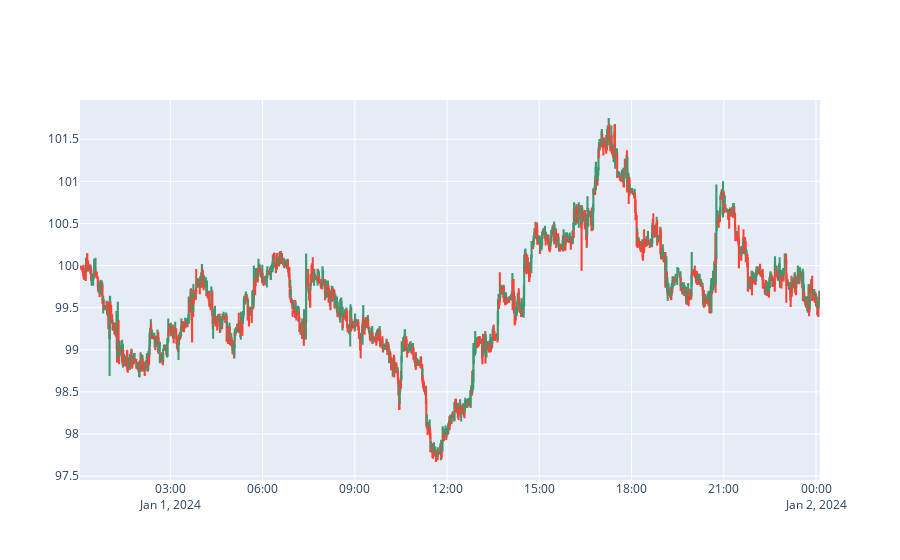

Notebook code for this chart:
### Code cell
df_trades = pd.DataFrame(data=[(t.timestamp, t.price, t.amount) for t in all_trades], columns=['timestamp', 'price', 'amount']).set_index('timestamp')
df_resampled_trades = df_trades.resample('30s')['price'].agg(['first', 'max', 'min', 'last'])

fig = go.Figure(data=[go.Candlestick(x=df_resampled_trades.index,
                open=df_resampled_trades['first'],
                high=df_resampled_trades['max'],
                low=df_resampled_trades['min'],
                close=df_resampled_trades['last'])])

fig.update_layout(yaxis=dict(fixedrange=False), dragmode='zoom', xaxis_rangeslider_visible=False)
fig.show()

### Figure 1 — Plotly figure (JSON) as saved in the notebook; plotly's stock layout.template omitted (floating-point values rounded to 4 significant figures; data arrays with more than 128 entries replaced by an {"elided": "..."} marker saying what was removed)
{"data": [{"close": {"elided": "2888 float values"}, "high": {"elided": "2888 float values"}, "low": {"elided": "2888 float values"}, "open": {"elided": "2888 float values"}, "type": "candlestick", "x": {"elided": "2888 str values"}}], "layout": {"dragmode": "zoom", "xaxis": {"rangeslider": {"visible": false}}, "yaxis": {"fixedrange": false}}}
